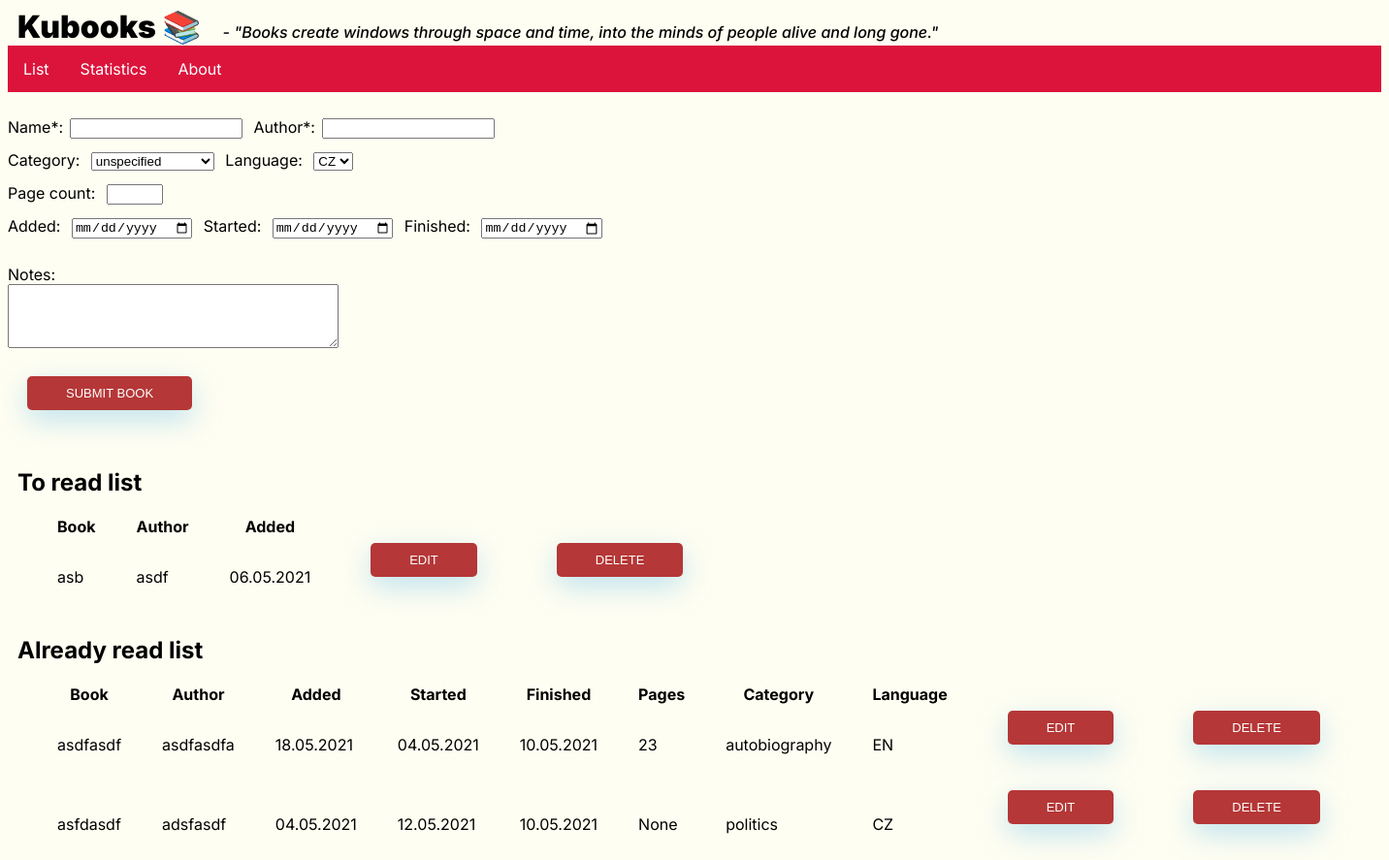
Page /edit on the committed database.
### app.py (models this page shows)
class Books(db.Model):
    id = db.Column(db.Integer, primary_key=True)
    name = db.Column(db.String(40), nullable=False)
    author = db.Column(db.String(40), nullable=False)
    added_date = db.Column(db.DateTime, default=datetime.utcnow)
    start_date = db.Column(db.DateTime)
    finish_date = db.Column(db.DateTime)
    pages = db.Column(db.Integer)
    notes = db.Column(db.String(400))
    category_id = db.Column(db.Integer, db.ForeignKey('categories.id'))
    language_id = db.Column(db.Integer, db.ForeignKey('languages.id'))

class Categories(db.Model):
    id = db.Column(db.Integer, primary_key=True)
    name = db.Column(db.String(20))

class Languages(db.Model):
    id = db.Column(db.Integer, primary_key=True)
    name = db.Column(db.String(2), nullable=False)

### app.py (the view, shortened to what this page needs)
@app.route("/edit", methods=['GET', 'POST'])
def edit():
    date2datetime = lambda date: datetime.strptime(date, '%Y-%m-%d')
    to_edit = False
    book_to_edit = None
    read_books = db.session.execute("SELECT b.id, b.name, b.author, b.added_date, b.start_date, b.finish_date, b.pages, c.name, l.name FROM BOOKS b JOIN  CATEGORIES c ON (b.category_id = c.id) JOIN LANGUAGES l ON (b.language_id = l.id) WHERE finish_date IS NOT NULL")
    not_read_books = db.session.execute("SELECT b.id, b.name, b.author, b.added_date, b.start_date, b.finish_date, b.pages, c.name, l.name, b.notes FROM BOOKS b JOIN  CATEGORIES c ON (b.category_id = c.id) JOIN LANGUAGES l ON (b.language_id = l.id) WHERE finish_date IS NULL")
    categories = db.session.execute('SELECT * FROM CATEGORIES')
    languages = db.session.execute("SELECT * FROM LANGUAGES")
    return render_template('edit.html', not_read_books=not_read_books,
                                            read_books=read_books,
                                            categories=categories,
                                            to_edit=to_edit,
                                            book_to_edit=book_to_edit,
                                            languages=languages)

### templates/edit.html (shortened to what this page needs)
<!DOCTYPE html>
<html lang="cs">
  <head>
    <link rel="stylesheet" href="{{ url_for('static', filename='css/style.css') }}">
        <h1 id="main-header">Kubooks &#x1F4Da </h1><p id="quote"><i>&emsp;- "Books create windows through space and time, into the minds of people alive and long gone."</i></p>
  </head>
  <body>
    <ul id="main">
      <li><a href = "/">List</a></li>
      <li><a href="/statistics">Statistics</a></li>
      <li><a href="/about">About</a></li>
    </ul>
    {% if to_edit == False %}
    <form action="/edit" method="POST">
      Name*:<input type="text" name="name" id="name" value="" required>
      Author*:<input type="text" name="author" value="" required> <br>
      Category: <select name="category_id" value="">
        {% for row in categories %}
          <option value="{{ row[0] }}">{{ row[1] }}</option>
        {% endfor %}
      </select>
      Language: <select name="language_id" value="">
        {% for row in languages %}
          <option value="{{ row[0] }}">{{ row[1] }}</option>
        {% endfor %}
      </select> <br>
      Page count: <input type="number" name="pages" value=""> <br>
      Added: <input type="date", name="added_date" value="">
      Started: <input type="date", name="start_date" value="">
      Finished: <input type="date", name="finish_date" value=""> <br>
      <br> Notes: <br> <textarea name="notes" rows="4" cols="40"></textarea> <br>
      <br>
      <input type="submit" value="Submit book">
    </form>
    {% endif %}
    <h2>To read list</h2>
    <table>
      <tr>
        <th>Book</th>
        <th>Author</th>
        <th>Added</th>
      </tr>
      {% for row in not_read_books %}
      <tr>
      {% for value in row[1:3] %}
        <td>{{ value }}</td>
      {% endfor %}
      <td>{{ row[3][8:10] }}.{{ row[3][5:7] }}.{{ row[3][0:4] }}</td>
        <td id="edit-button">
          <form action="/edit" method="POST">
            <input type="submit" value="edit">
          </form>
        </td>
         <td id="delete-button">
          <form action="/edit" method="POST">
            <input type="submit" value="delete">
          </form>
        </td>
      </tr>
      {% endfor %}
    </table>
    <h2>Already read list</h2>
    <table>
      <tr>
        <th>Book</th>
        <th>Author</th>
        <th>Added</th>
        <th>Started</th>
        <th>Finished</th>
        <th>Pages</th>
        <th>Category</th>
        <th>Language</th>
      </tr>
      {% for row in read_books %}
      <tr>
      {% for value in row[1:3] %}
        <td>{{ value }}</td>
      {% endfor %}
      {% for date in row[3:6] %}
        <td>{{ date[8:10] }}.{{ date[5:7] }}.{{ date[0:4] }}   </td>
      {% endfor %}
      {% for value in row[6:] %}
        <td>{{ value }}</td>
      {% endfor %}
        <td>
          <form action="/edit" method="POST">
            <input type="submit" value="edit">
          </form>
        </td>
         <td>
          <form action="/edit" method="POST">
            <input type="submit" value="delete">
          </form>
        </td>
      </tr>
      {% endfor %}
    </table>
  </body>
</html>

### static/css/style.css (style rules this page uses)
body { font-family: 'Inter', sans-serif; background-color: #fffef2; }
h1, h2, table { margin-left: 10px; }
h1 { font-size: xx-large; font-weight: 900; }
ul#main { list-style-type: none; margin: 0; padding: 0; overflow: hidden; background-color: crimson; margin-bottom: 20px; }
ul#main li { float: left; margin-left: auto; margin-right: auto; }
ul#main li a { display: block; color: white; text-align: center; padding: 14px 16px; text-decoration: none; }
input, select { margin: 7px; }
table { border-collapse: separate; border-spacing: 40px 0px; }
input[type="number"] { width: 50px; }
input[type="text"] { width: 170px; }
h1#main-header { display: inline; }
p#quote { display: inline; font-weight: 500; font-size: medium; }
input[type=button], input[type=submit], input[type=reset] { background-color: rgb(181,55,55); border: none; color: white; padding: 10px 40px; text-align: center; text-decoration: none; display: inline-block; text-transform: uppercase; font-size: 13px; -webkit-box-shadow: 0 10px 30px 0 rgba(95,186,233,0.4); box-shadow: 0 10px 30px 0 rgba(95,186,233,0.4); -webkit-border-radius: 5px 5px 5px 5px; border-radius: 5px 5px 5px 5px; margin: 5px 20px 40px 20px; -webkit-transition: all 0.01s ease-in-out; -moz-transition: all 0.01s ease-in-out; -ms-transition: all 0.01s ease-in-out; -o-transition: all 0.1s ease-in-out; transition: all 0.1s ease-in-out; }

### rows in the picture
Books: name "asb", author "asdf", added_date "06", added_date "05", added_date "2021"
Books: name "asdfasdf", author "asdfasdfa", added_date "18", added_date "05", added_date "2021", start_date "04", start_date "05", start_date "2021", finish_date "10", finish_date "05", finish_date "2021", value "23"
Categories: name "autobiography"
Languages: name "EN"
Books: name "asfdasdf", author "adsfasdf", added_date "04", added_date "05", added_date "2021", start_date "12", start_date "05", start_date "2021", finish_date "10", finish_date "05", finish_date "2021", value "None"
Categories: name "politics"
Languages: name "CZ"

### other values in the picture
form field category_id "unspecified"
form field language_id "CZ"
